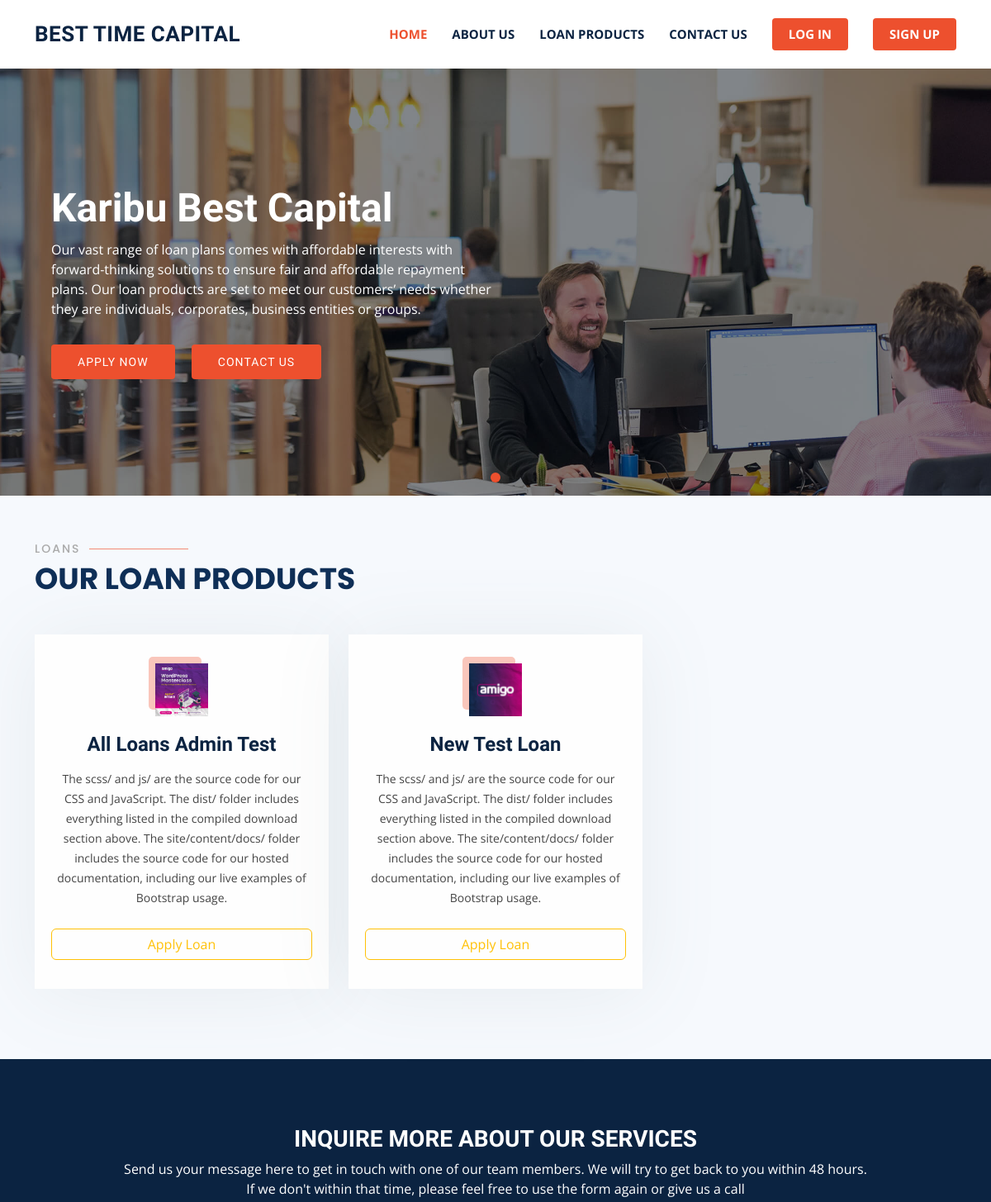
The app's page / (upper part), older data.
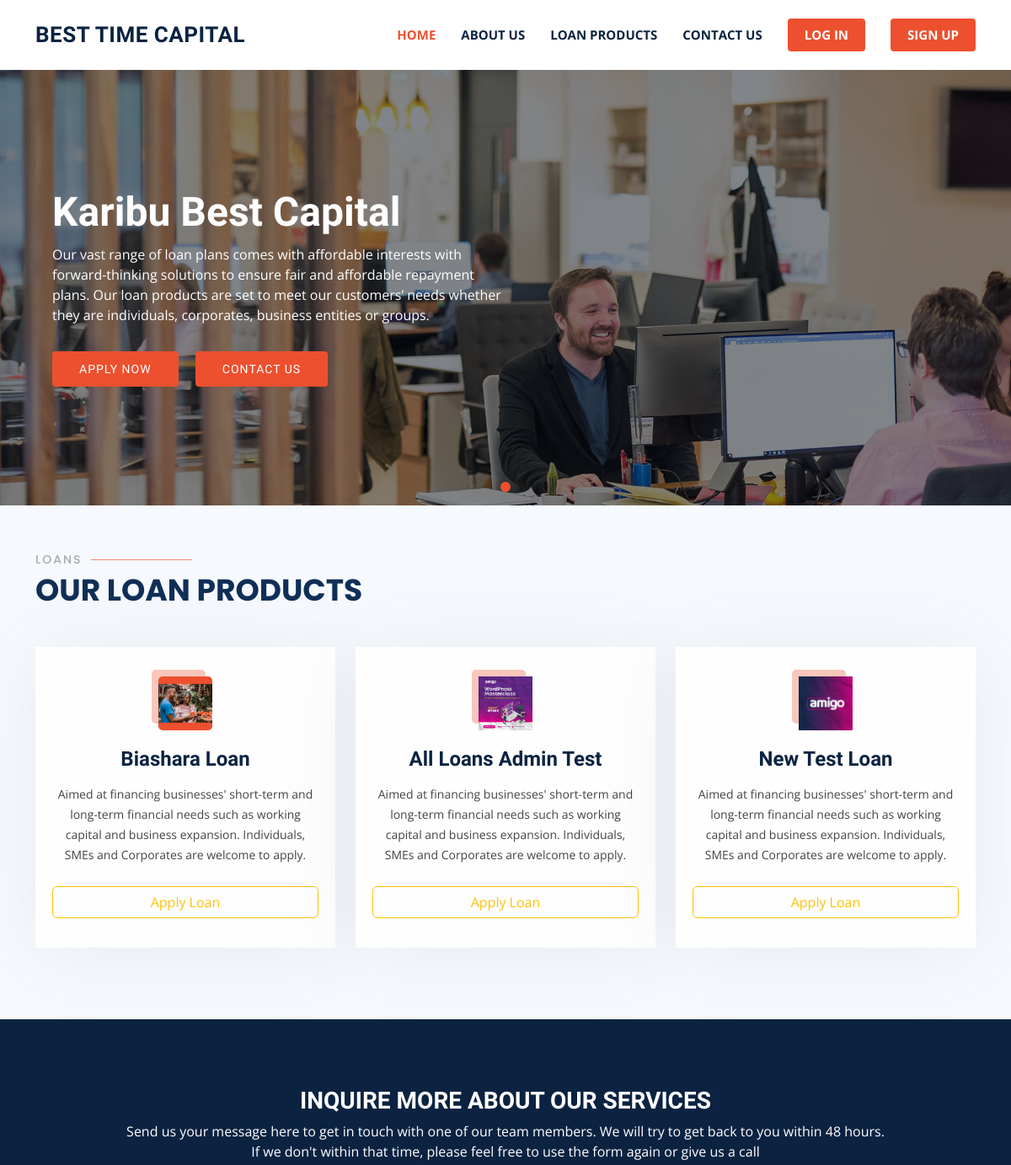
The same page, newer data.
### loans/models.py (models this page shows, shortened)
class Loans(models.Model):
    loan_title = models.CharField(max_length=255)
    loan_description = models.TextField()
    interest = models.IntegerField()
    thumbnail = models.ImageField(upload_to ='uploads/')
    created_by = models.ForeignKey(CustomUser, related_name='loans', on_delete=models.CASCADE)
    created_at = models.DateTimeField(auto_now_add=True)
    changed_at = models.DateTimeField(auto_now=True)

### pages/views.py (the view)
# urls.py: path('', index_view, name="index_view"),
def index_view(request):
    loans = Loans.objects.all().order_by('-created_at')[0:3]
    context = {
        "loans": loans,
    }
    return render(request, 'pages/index.html', context)

### pages/templates/pages/index.html (shortened to what this page needs)
{% extends "base.html" %}
{% load static %}
{% block content %}
  <section id="hero" style="height: 75vh;" >
    <div id="heroCarousel" data-bs-interval="5000" class="carousel slide carousel-fade" data-bs-ride="carousel">
      <ol class="carousel-indicators" id="hero-carousel-indicators"></ol>
      <div class="carousel-inner" role="listbox">
        <div class="carousel-item active" style="background-image: url({% static 'assets/img/slide/slide-1.jpg' %})">
          <div class="carousel-container">
            <div class="container">
              <h2 class="animate__animated animate__fadeInDown">Karibu <span>Best Capital</span></h2>
              <p class="animate__animated animate__fadeInUp">
                Our vast range of loan plans comes with affordable interests with forward-thinking solutions to ensure fair and affordable repayment plans. Our loan products are set to meet our customers’ needs whether they are individuals, corporates, business entities or groups.
              </p>
              <a href="{% url 'all_loans' %}" class="btn-get-started animate__animated animate__fadeInUp scrollto">APPLY NOW</a> &nbsp;&nbsp;&nbsp;
              <a href="{% url 'contact_us' %}" class="btn-get-started animate__animated animate__fadeInUp scrollto">CONTACT US</a>
            </div>
          </div>
        </div>
      </div>
    </div>
  </section>
      <section id="services" class="services" style="background-color: #f6f9fd;">
        <div class="container" data-aos="fade-up">
          <div class="section-title">
            <h2>Loans</h2>
            <p>Our Loan Products</p>
          </div>
          <div class="row">
            {% for loan in loans %}
            <div class="col-lg-4 col-md-6 d-flex align-items-stretch" data-aos="zoom-in" data-aos-delay="100" style="margin-bottom: 25px;">
              <div class="icon-box" style="padding-top: 35px;">
                <div class="icon">
                  <img class="img-fluid" src="{{ loan.thumbnail.url }}" alt="" height="100" width="100" >
                </div>
                <h4><a href="{% url 'apply_for_loan' loan.id %}">{{ loan.loan_title }}</a></h4>
                <p>{{ loan.loan_description }}</p>
                <div class="d-grid gap-2" style="margin-top: 25px; margin-bottom: -45px; ">
                  <a class="btn btn-outline-warning" href="{% url 'apply_for_loan' loan.id %}" role="button">Apply Loan</a>
                </div>
              </div>
            </div>
            {% endfor %}
          </div>
        </div>
      </section>
        <section id="cta" class="cta">
          <div class="container" data-aos="zoom-in">
            <div class="text-center">
              <h3>INQUIRE MORE ABOUT OUR SERVICES</h3>
              <p> Send us your message here to get in touch with one of our team members.
                We will try to get back to you within 48 hours. <br> If we don't within that time,
                please feel free to use the form again or give us a call </p>
            </div>
          </div>
        </section>
{% endblock content %}

Row changes from the older to the newer data that the page shows:
added Loans: thumbnail (picture), loan_title "Biashara Loan", loan_description "Aimed at financing businesses' short-term and long-term financial needs such as working capital and business expansion. Individuals, SMEs and Corporates are welcome to apply."
changed Loans "All Loans Admin Test": loan_description "The scss/ and js/ are the source code for our CSS and JavaScript. The dist/ folder includes everything listed in the compiled download section above. The site/content/docs/ folder includes the source code for our hosted documentation, including our live examples of Bootstrap usage." → "Aimed at financing businesses' short-term and long-term financial needs such as working capital and business expansion. Individuals, SMEs and Corporates are welcome to apply."
changed Loans "New Test Loan": loan_description "The scss/ and js/ are the source code for our CSS and JavaScript. The dist/ folder includes everything listed in the compiled download section above. The site/content/docs/ folder includes the source code for our hosted documentation, including our live examples of Bootstrap usage." → "Aimed at financing businesses' short-term and long-term financial needs such as working capital and business expansion. Individuals, SMEs and Corporates are welcome to apply."
